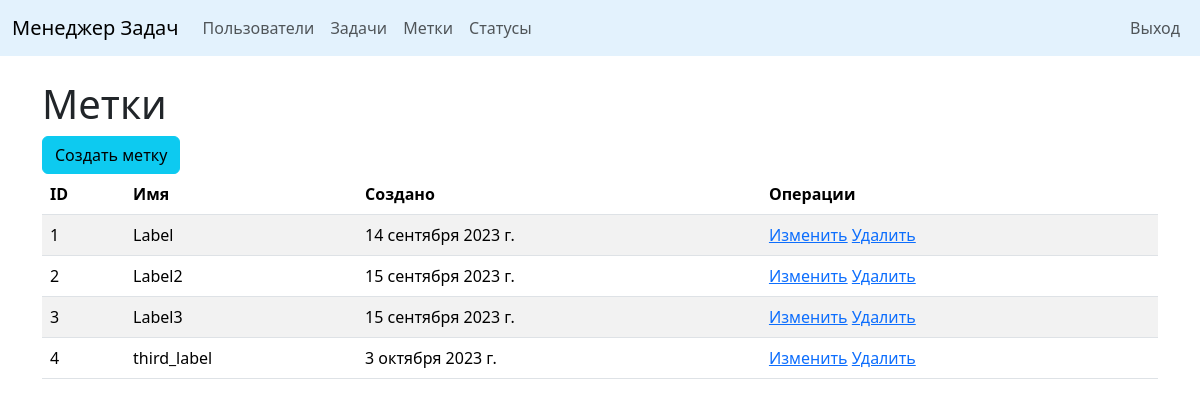
Screenshot of /labels/ (signed in) with the database file from the repository.
### task_manager/labels/models.py (models this page shows, shortened)
class Label(models.Model):
    name = models.CharField(max_length=255,
                            unique=True,
                            verbose_name=_('Name'))
    created_at = models.DateField(auto_now_add=True, verbose_name=_('Created at'))

### task_manager/labels/views.py (the view)
# urls.py: path('', LabelsListView.as_view(), name='labels_list'),
class LabelsListView(ListView, LoginRequiredMixin):
    model = Label
    template_name = 'labels/labels.html'
    context_object_name = 'labels'

### task_manager/templates/labels/labels.html
{% extends 'for_import/base.html' %}
{% load i18n %}
{% block content %}
<div class="container mt-4">
    <h1>{% translate "Labels" %}</h1>
    <a href="{% url 'create_label' %}"><button class="btn btn-info">{% translate "Add label" %}</button></a>
    {% if labels %}
    <table class="table table-striped">
        <thead>
            <tr>
                <th>ID</th>
                <th>{% translate "Name" %}</th>
                <th>{% translate "Created at" %}</th>
                <th>{% translate "Options" %}</th>
            </tr>
        </thead>
        {% for label in labels %}
        <tr>
            <td>{{ label.id }}</td>
            <td>{{ label.name }}</td>
            <td>{{ label.created_at }}</td>
            <td>
                <a href="{% url 'update_label' label.id %}">{% translate "Edit" %}</a>
                <a href="{% url 'delete_label' label.id %}">{% translate "Delete" %}</a>
            </td>
        </tr>
        {% endfor %}
    </table>
    {% else %}
        <h1>{% translate "No labels" %}</h1>
    {% endif %}
</div>
{% endblock %}

### rows the page displays
Label: id "1", name "Label", created_at "14 сентября 2023 г."
Label: id "2", name "Label2", created_at "15 сентября 2023 г."
Label: id "3", name "Label3", created_at "15 сентября 2023 г."
Label: id "4", name "third_label", created_at "3 октября 2023 г."
